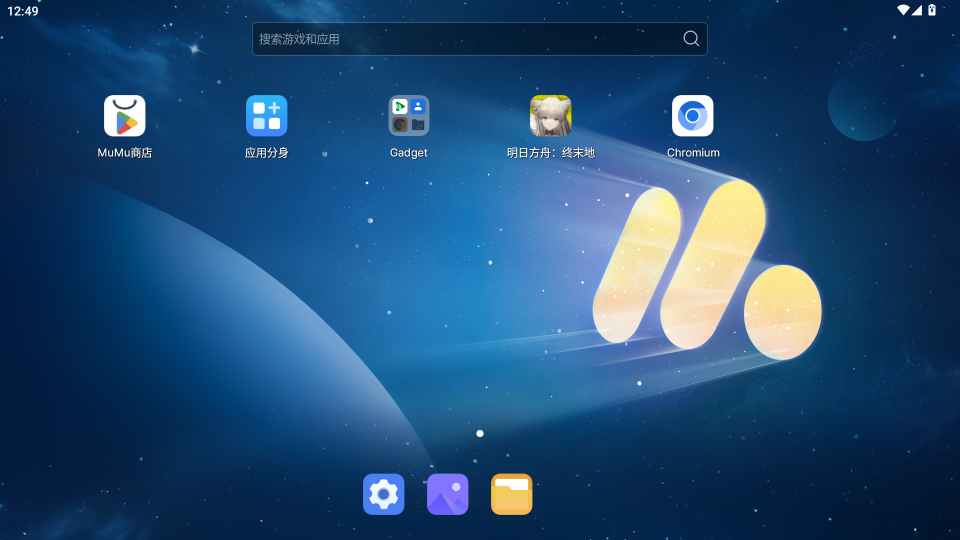
#> input picture test_screenshot.png, 1920 x 1080 px, found by its file name (shown at 1/2 size)
$ python advanced_analyzer.py   (older library calls are emulated)
#> lines starting #> are read from the running program, lines starting #| are printed output that depends on the picture; after the words box and inside, x2 and y2 are one past the last pixel; in counts of white or black regions, pixels touching at a corner belong together
#> further down, test_img is the input picture: shape (1080, 1920, 3); mean B, G, R 115.7, 75.6, 34.3
"""
多模态游戏画面分析系统

基于以下特征融合判断页面类型：
1. 空间布局特征 (Spatial Layout)
   - 导航栏区域检测 (顶部固定区域)
   - 中央面板区域检测
   - UI 元素密度分布

2. 颜色特征 (Color Features)
   - 整体色调直方图
   - 颜色熵 (复杂度)

3. 纹理特征 (Texture Features)
   - LBP 局部二值模式
   - 边缘密度 (3D 场景 vs 2D UI)
   - 频域特征 (FFT)

4. 模板匹配 (Template Matching)
   - 已知 UI 元素模板
   - 导航栏图标匹配

5. OCR 文本特征
   - 关键词匹配
   - 文本位置分布

6. YOLO 物体检测
   - 人物检测 (3D 场景标志)
   - UI 元素检测
"""

import cv2
import numpy as np
from typing import Dict, List, Tuple, Optional
from dataclasses import dataclass, field
from enum import Enum
import hashlib


class PageType(Enum):
    """页面类型枚举"""
    UNKNOWN = "unknown"
    TITLE = "title"           # 标题/登录画面
    LOADING = "loading"       # 加载画面
    WORLD = "world"           # 探索世界 (3D 场景)
    QUEST_PANEL = "quest_panel"  # 任务面板
    SETTINGS = "settings"     # 设置菜单
    EXIT_DIALOG = "exit_dialog"  # 退出对话框
    LOGOUT_DIALOG = "logout_dialog"  # 登出对话框
    EVENT_PANEL = "event_panel"  # 活动面板
    MENU = "menu"             # 系统菜单
    BASE_INDUSTRY = "base_industry"  # 基建界面
    CHARACTER = "character"   # 角色界面
    MAP = "map"               # 地图界面


@dataclass
class SpatialFeatures:
    """空间布局特征"""
    # 导航栏区域 UI 密度 (顶部 10% 区域)
    nav_bar_density: float = 0.0

    # 中央面板区域 UI 密度 (中央 50% 区域)
    center_panel_density: float = 0.0

    # 边缘区域 UI 密度 (四边 10% 区域)
    edge_density: float = 0.0

    # UI 元素聚类数量
    ui_clusters: int = 0

    # 最大连续 UI 区域面积
    max_ui_area: float = 0.0


@dataclass
class ColorFeatures:
    """颜色特征"""
    # 整体颜色直方图 (HSV, 32 -bin)
    hsv_histogram: np.ndarray = field(default_factory=lambda: np.zeros(32))

    # 亮度均值和标准差
    brightness_mean: float = 0.0
    brightness_std: float = 0.0

    # 饱和度均值
    saturation_mean: float = 0.0


@dataclass
class TextureFeatures:
    """纹理特征"""
    # 边缘密度 (Canny 边缘占比)
    edge_density: float = 0.0

    # LBP 均匀直方图
    lbp_histogram: np.ndarray = field(default_factory=lambda: np.zeros(10))

    # 高频能量占比 (FFT)
    high_freq_energy: float = 0.0

    # 梯度方向直方图 (HOG, 9-bin)
    hog_histogram: np.ndarray = field(default_factory=lambda: np.zeros(9))


@dataclass
class TemplateMatchResult:
    """模板匹配结果"""
    template_name: str
    similarity: float  # 0-1 相似度
    position: Tuple[int, int]  # 匹配位置 (x, y)
    detected: bool = False  # 是否检测到 (相似度>阈值)


@dataclass
class PageAnalysisResult:
    """页面分析结果"""
    # 预测页面类型
    predicted_type: PageType = PageType.UNKNOWN

    # 置信度 (0-1)
    confidence: float = 0.0

    # 各特征分数
    spatial_features: SpatialFeatures = field(default_factory=SpatialFeatures)
    color_features: ColorFeatures = field(default_factory=ColorFeatures)
    texture_features: TextureFeatures = field(default_factory=TextureFeatures)

    # 模板匹配结果
    template_matches: List[TemplateMatchResult] = field(default_factory=list)

    # OCR 文本
    ocr_text: str = ""

    # YOLO 检测结果
    yolo_classes: List[str] = field(default_factory=list)

    # 特征权重 (用于融合)
    feature_weights: Dict[str, float] = field(default_factory=dict)

    # 详细分析日志
    analysis_log: List[str] = field(default_factory=list)


class GameScreenAnalyzer:
    """多模态游戏画面分析器"""

    # 页面特征数据库 (通过样本学习得到)
    PAGE_PROFILES = {
        PageType.WORLD: {
            "nav_bar_density": (0.3, 0.6), # 导航栏密度
            "edge_density": (0.15, 0.35),  # 边缘密度 (3D 场景较高)
            "has_person": True,            # 应有角色
        },
        PageType.QUEST_PANEL: {
            "nav_bar_density": (0.2, 0.5),
            "center_panel_density": (0.4, 0.8),  # 中央面板密度高
            "edge_density": (0.05, 0.15),        # 2D UI 边缘较少
            "has_person": False,
        },
        PageType.EXIT_DIALOG: {
            "nav_bar_density": (0.1, 0.3),       # 导航栏被遮挡
            "center_panel_density": (0.3, 0.6),  # 对话框在中央
            "edge_density": (0.05, 0.12),
            "has_person": False,
        },
        PageType.TITLE: {
            "brightness_mean": (50, 150),
            "edge_density": (0.05, 0.20),
            "has_person": False,
        },
        PageType.LOADING: {
            "brightness_mean": (0, 80),          # 通常较暗
            "edge_density": (0.02, 0.10),        # 边缘少
            "has_person": False,
        },
        PageType.MENU: {
            "nav_bar_density": (0.3, 0.6),
            "edge_density": (0.08, 0.20),
            "has_person": False,
        },
    }

    def __init__(self, image_width: int = 1280, image_height: int = 720):
        """
        初始化分析器

        Args:
            image_width: 图像宽度 (横屏)
            image_height: 图像高度 (横屏)
        """
        self.img_width = image_width
        self.img_height = image_height

    def analyze(self, image: np.ndarray,
                ocr_text: str = "",
                yolo_classes: List[str] = None) -> PageAnalysisResult:
        """
        综合分析画面

        Args:
            image: BGR 图像 (已旋转到横屏 1280x720)
            ocr_text: OCR 识别的文本
            yolo_classes: YOLO 检测的物体类别列表

        Returns:
            PageAnalysisResult: 分析结果
        """
        if yolo_classes is None:
            yolo_classes = []

        result = PageAnalysisResult()
        result.ocr_text = ocr_text
        result.yolo_classes = yolo_classes

        # 1. 提取空间布局特征
        result.spatial_features = self._extract_spatial_features(image)
        result.analysis_log.append(f"[空间] 导航栏密度={result.spatial_features.nav_bar_density:.3f}, "
                                   f"中央密度={result.spatial_features.center_panel_density:.3f}")

        # 2. 提取颜色特征
        result.color_features = self._extract_color_features(image)
        result.analysis_log.append(f"[颜色] 亮度={result.color_features.brightness_mean:.1f}, "
                                   f"饱和度={result.color_features.saturation_mean:.1f}")

        # 3. 提取纹理特征
        result.texture_features = self._extract_texture_features(image)
        result.analysis_log.append(f"[纹理] 边缘密度={result.texture_features.edge_density:.3f}, "
                                   f"高频能量={result.texture_features.high_freq_energy:.3f}")

        # 4. 模板匹配 (可选，需要预存模板)
        # result.template_matches = self._match_templates(image)

        # 5. 多特征融合判断
        predicted_type, confidence = self._fuse_features(result)
        result.predicted_type = predicted_type
        result.confidence = confidence

        result.analysis_log.append(f"[融合] 预测={predicted_type.value}, 置信度={confidence:.3f}")

        return result

    def _extract_spatial_features(self, image: np.ndarray) -> SpatialFeatures:
        """提取空间布局特征"""
        features = SpatialFeatures()

        # 转换为灰度并二值化 (检测 UI 元素)
        gray = cv2.cvtColor(image, cv2.COLOR_BGR2GRAY)

        # 使用自适应阈值检测 UI 元素 (高对比度区域)
        thresh = cv2.adaptiveThreshold(gray, 255, cv2.ADAPTIVE_THRESH_GAUSSIAN_C,
                                       cv2.THRESH_BINARY_INV, 11, 2)
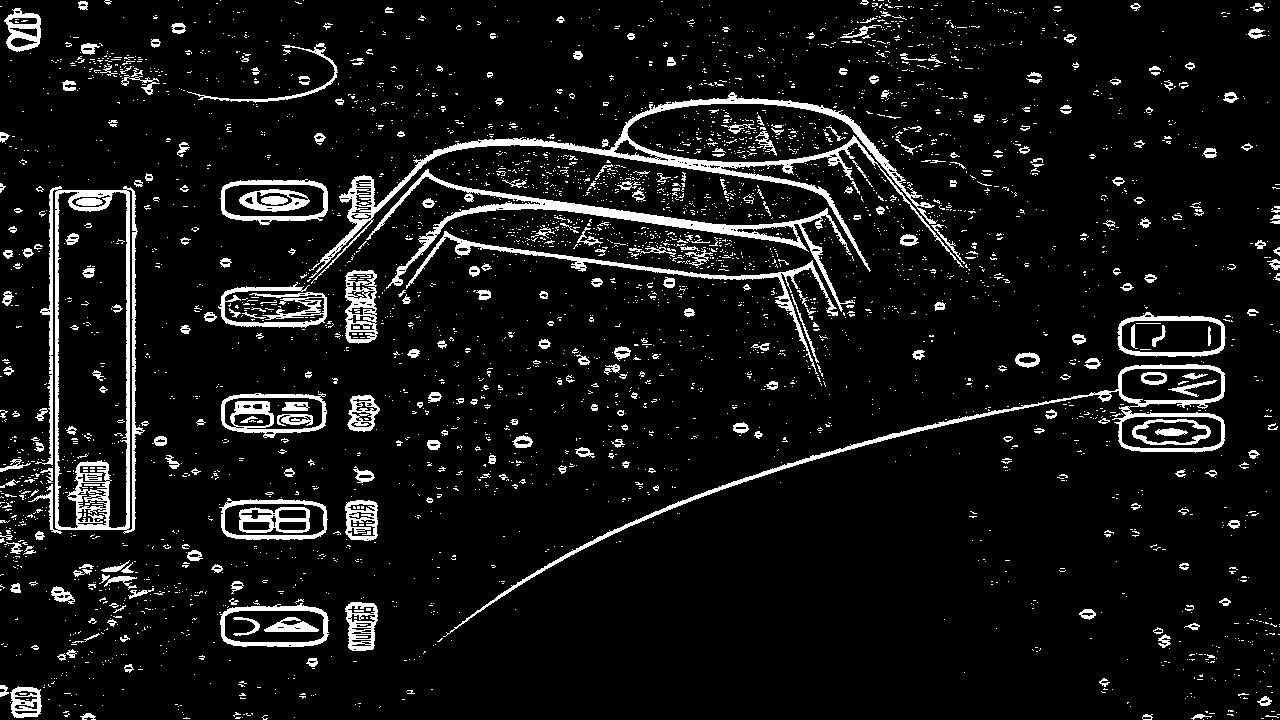
#> thresh: shape (720, 1280); 7.9% white; 3754 white regions (3401 under 20 px), largest, box (x1, y1, x2, y2) and area: (309, 92, 964, 284) 8391, (28, 186, 145, 534) 7249, (366, 169, 855, 312) 5139

        # 形态学操作连接相邻 UI 元素
        kernel = np.ones((5, 5), np.uint8)
        dilated = cv2.dilate(thresh, kernel, iterations=2)
#> dilated: shape (720, 1280); 38.8% white; 478 white regions, largest, box (x1, y1, x2, y2) and area: (190, 23, 1021, 399) 119234, (0, 169, 164, 573) 29342, (400, 301, 1239, 665) 27970
        eroded = cv2.erode(dilated, kernel, iterations=1)
#> eroded: shape (720, 1280); 26.2% white; 585 white regions, largest, box (x1, y1, x2, y2) and area: (192, 60, 1019, 397) 89870, (0, 171, 162, 571) 22818, (431, 303, 1237, 648) 20111

        # 计算不同区域的 UI 密度
        h, w = eroded.shape

        # 导航栏区域 (顶部 10%)
        nav_region = eroded[0:int(h*0.10), :]
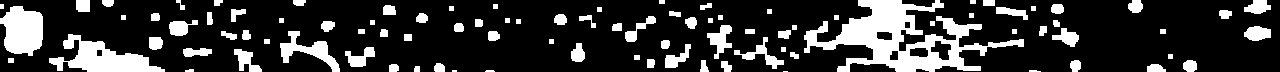
#> nav_region: shape (72, 1280); 20.7% white; 94 white regions (3 under 20 px), largest, box (x1, y1, x2, y2) and area: (804, 0, 1024, 72) 6213, (49, 34, 165, 72) 2051, (0, 6, 43, 56) 1630
        features.nav_bar_density = cv2.countNonZero(nav_region) / nav_region.size
#> features.nav_bar_density = 0.207

        # 中央面板区域 (中央 50%)
        center_y1, center_y2 = int(h*0.25), int(h*0.75)
        center_x1, center_x2 = int(w*0.25), int(w*0.75)
        center_region = eroded[center_y1:center_y2, center_x1:center_x2]
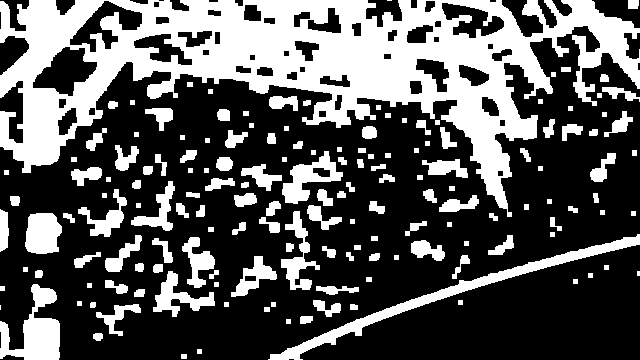
#> center_region: shape (360, 640); 34.4% white; 161 white regions (3 under 20 px), largest, box (x1, y1, x2, y2) and area: (0, 0, 640, 217) 50668, (268, 234, 640, 360) 3663, (0, 284, 60, 360) 2357
        features.center_panel_density = cv2.countNonZero(center_region) / center_region.size
#> features.center_panel_density = 0.344

        # 边缘区域 (四边 10%)
        edge_mask = np.zeros_like(eroded)
        edge_mask[0:int(h*0.10), :] = 255  # 上
        edge_mask[int(h*0.90):h, :] = 255  # 下
        edge_mask[:, 0:int(w*0.10)] = 255  # 左
        edge_mask[:, int(w*0.90):w] = 255  # 右
        edge_region = cv2.bitwise_and(eroded, eroded, mask=edge_mask)
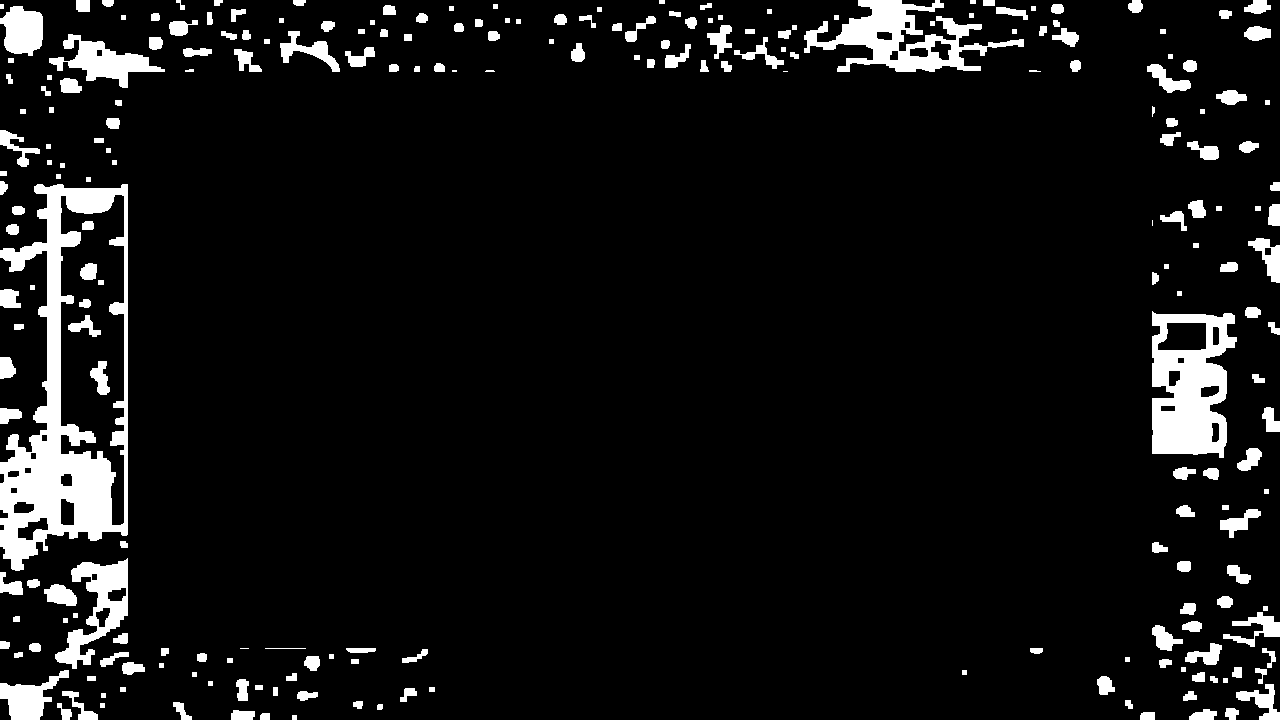
#> edge_region: shape (720, 1280); 7.5% white; 235 white regions (5 under 20 px)
        features.edge_density = cv2.countNonZero(edge_region) / edge_mask.sum() * 255
#> features.edge_density = 0.21

        # UI 元素聚类
        contours, _ = cv2.findContours(eroded, cv2.RETR_EXTERNAL, cv2.CHAIN_APPROX_SIMPLE)
#> contours = 579 contours, 147 with area under 20; largest, box (x1, y1, x2, y2) and area: (192, 60, 1019, 397) 107572, (0, 171, 162, 571) 38115, (431, 303, 1237, 648) 22087, (206, 464, 380, 561) 7328, (804, 0, 1024, 83) 6376
        valid_contours = [c for c in contours if cv2.contourArea(c) > 100]
#> valid_contours = 186 contours; largest, box (x1, y1, x2, y2) and area: (192, 60, 1019, 397) 107572, (0, 171, 162, 571) 38115, (431, 303, 1237, 648) 22087, (206, 464, 380, 561) 7328, (804, 0, 1024, 83) 6376
        features.ui_clusters = len(valid_contours)
#> features.ui_clusters = 186
        features.max_ui_area = max([cv2.contourArea(c) for c in valid_contours]) if valid_contours else 0
#> features.max_ui_area = 107572

        return features

    def _extract_color_features(self, image: np.ndarray) -> ColorFeatures:
        """提取颜色特征"""
        features = ColorFeatures()

        # HSV 颜色空间
        hsv = cv2.cvtColor(image, cv2.COLOR_BGR2HSV)
#> hsv: shape (720, 1280, 3); mean H, S, V 100.5, 208.8, 119.5

        # 颜色直方图
        h_hist = cv2.calcHist([hsv], [0], None, [32], [0, 180])
#> h_hist = 32 values, max 701946 at index 18, min 17 at index 29, mean 28800
        features.hsv_histogram = h_hist.flatten() / (h_hist.sum() + 1e-6)
#> features.hsv_histogram = 32 values, max 0.762 at index 18, min 1.84e-05 at index 29, mean 0.0312

        # 亮度和饱和度
        gray = cv2.cvtColor(image, cv2.COLOR_BGR2GRAY)
        features.brightness_mean = np.mean(gray)
#> features.brightness_mean = 67.79
        features.brightness_std = np.std(gray)
#> features.brightness_std = 51.61
        features.saturation_mean = np.mean(cv2.split(hsv)[1])
#> features.saturation_mean = 208.8

        return features

    def _extract_texture_features(self, image: np.ndarray) -> TextureFeatures:
        """提取纹理特征"""
        features = TextureFeatures()

        gray = cv2.cvtColor(image, cv2.COLOR_BGR2GRAY)

        # 边缘检测
        edges = cv2.Canny(gray, 50, 150)
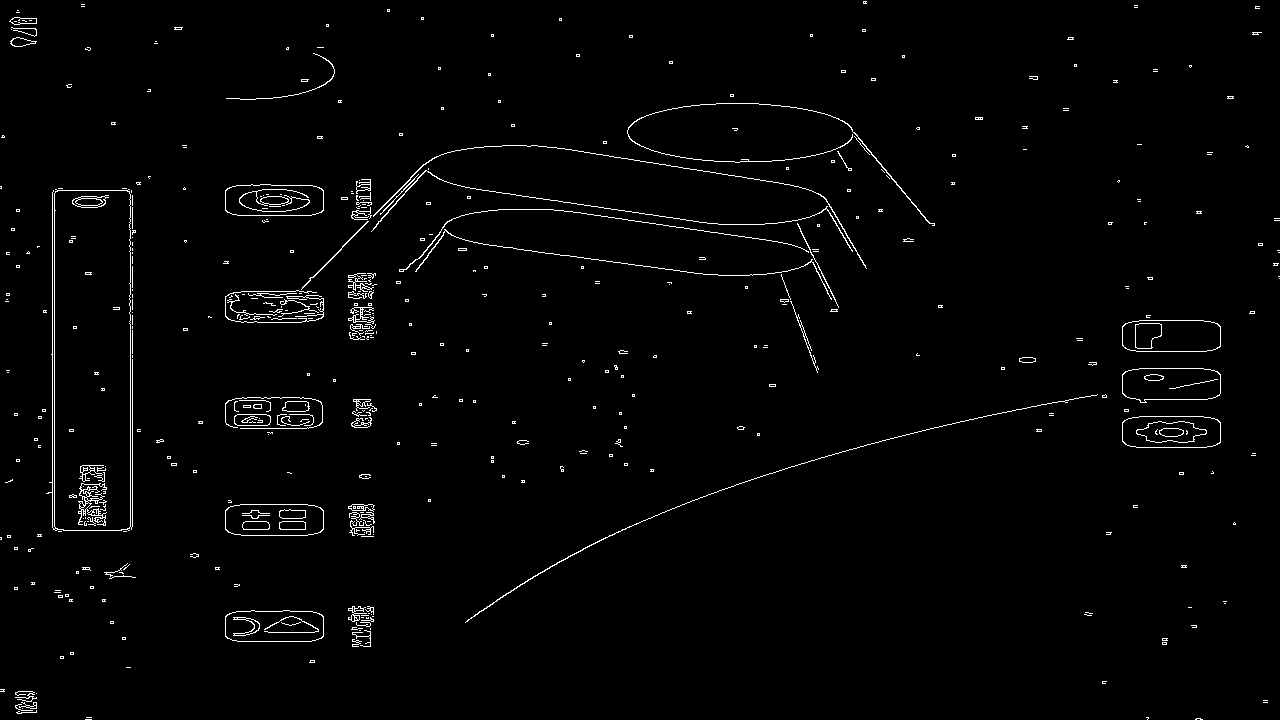
#> edges: shape (720, 1280); 1.7% white in thin lines or dots
        features.edge_density = cv2.countNonZero(edges) / edges.size
#> features.edge_density = 0.017

        # LBP 特征
        lbp = self._compute_lbp(gray)
        lbp_hist, _ = np.histogram(lbp.flatten(), bins=10, range=(0, 10))
        features.lbp_histogram = lbp_hist / (lbp_hist.sum() + 1e-6)

        # 频域特征 (FFT)
        f_transform = np.fft.fft2(gray)
        f_shift = np.fft.fftshift(f_transform)
        magnitude = np.abs(f_shift)

        # 高频能量 (中心区域外的能量)
        h, w = magnitude.shape
        center_h, center_w = h//4, w//4
        high_freq = magnitude[center_h:3*center_h, center_w:3*center_w]
        features.high_freq_energy = np.sum(high_freq) / (np.sum(magnitude) + 1e-6)

        # HOG 特征
        hog_hist = self._compute_hog(gray)
        features.hog_histogram = hog_hist / (hog_hist.sum() + 1e-6)

        return features

    def _compute_lbp(self, image: np.ndarray, radius: int = 1, points: int = 8) -> np.ndarray:
        """计算局部二值模式 (LBP)"""
#> called with radius = 1, points = 8
        lbp = np.zeros_like(image, dtype=np.uint8)
        h, w = image.shape

        for y in range(radius, h-radius):
            for x in range(radius, w-radius):
                center = image[y, x]
                code = 0
                for i in range(points):
                    angle = 2 * np.pi * i / points
                    nx = int(x + radius * np.cos(angle))
                    ny = int(y + radius * np.sin(angle))
                    if image[ny, nx] >= center:
                        code |= (1 << i)
                lbp[y, x] = code
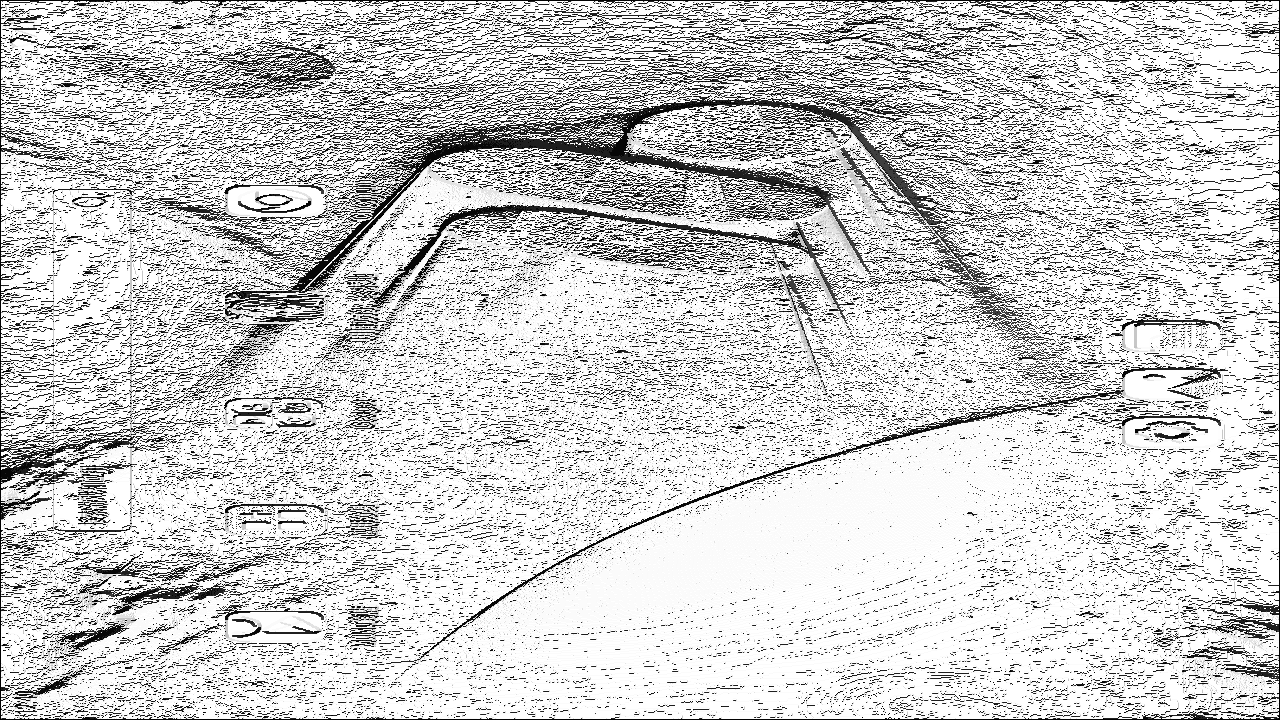
#> lbp: shape (720, 1280); min 0, max 255, mean 205

        # 统一 LBP (reduce to 10 patterns)
        uniform_lbp = np.zeros_like(lbp)
        for y in range(h):
            for x in range(w):
                bits = bin(lbp[y, x]).count('1')
                if bits <= 2 or bits >= points-1:
                    uniform_lbp[y, x] = bits
                else:
                    uniform_lbp[y, x] = points + 1
#> (the rest of the program and of its run is left out)
